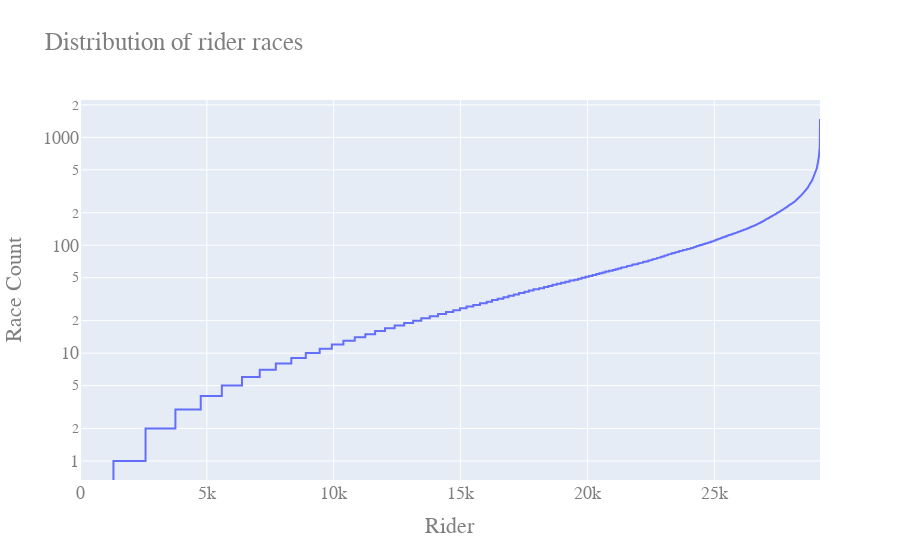

Source (notebook cell):
### Code cell
team_data.sort_values(by='r', ascending=True, inplace=True)
fig = go.Figure()
fig.add_trace(go.Scatter(
    y=team_data.r
))
fig.update_layout(
    title="Distribution of rider races",
    xaxis_title="Rider",
    yaxis_title="Race Count",
    yaxis_type="log",
    font=dict(
        family="Courier New, monospace",
        size=18,
        color="#7f7f7f"
))
fig.show()

### Figure 1 — Plotly figure (JSON) as saved in the notebook; plotly's stock layout.template omitted (floating-point values rounded to 4 significant figures; data arrays with more than 128 entries replaced by an {"elided": "..."} marker saying what was removed)
{"data": [{"type": "scatter", "y": {"elided": "29167 int values"}}], "layout": {"font": {"color": "#7f7f7f", "family": "Courier New, monospace", "size": 18}, "title": {"text": "Distribution of rider races"}, "xaxis": {"title": {"text": "Rider"}}, "yaxis": {"title": {"text": "Race Count"}, "type": "log"}}}
